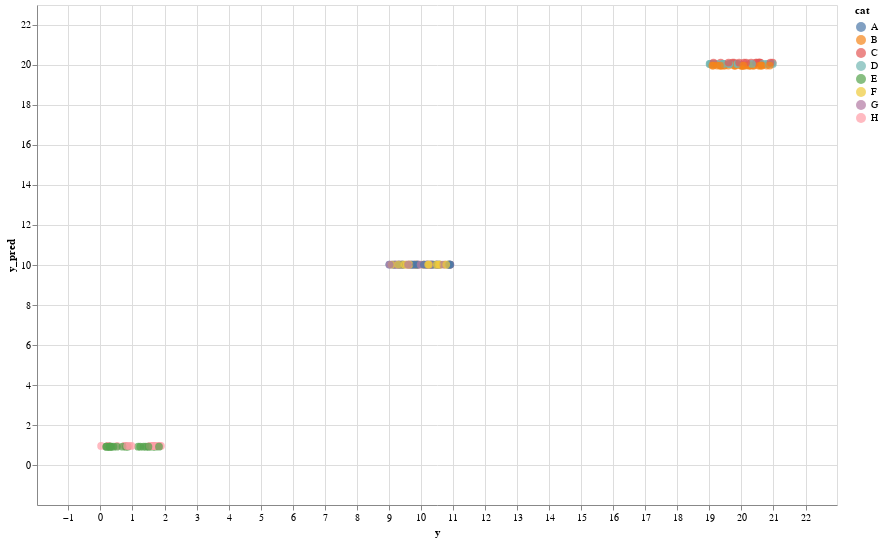

The code cell stored with this chart in its notebook:
### Code cell
create_scatter(source_oh)

### Figure 1 — Vega-Lite specification as saved in the notebook (floating-point values rounded to 4 significant figures; data arrays with more than 128 entries replaced by an {"elided": "..."} marker saying what was removed)
{"config": {"view": {"continuousWidth": 400, "continuousHeight": 300}}, "data": {"name": "data-08c5a504276145141b38b05bd4243908"}, "mark": {"type": "circle", "size": 60}, "encoding": {"color": {"field": "cat", "type": "nominal"}, "tooltip": {"field": "cat", "type": "nominal"}, "x": {"field": "y", "scale": {"domain": [-1.979, 22.98]}, "type": "quantitative"}, "y": {"field": "y_pred", "scale": {"domain": [-1.979, 22.98]}, "type": "quantitative"}}, "height": 500, "selection": {"selector003": {"type": "interval", "bind": "scales", "encodings": ["x", "y"]}}, "width": 800, "$schema": "https://vega.github.io/schema/vega-lite/v4.17.0.json", "datasets": {"data-08c5a504276145141b38b05bd4243908": {"elided": "200 records"}}}
